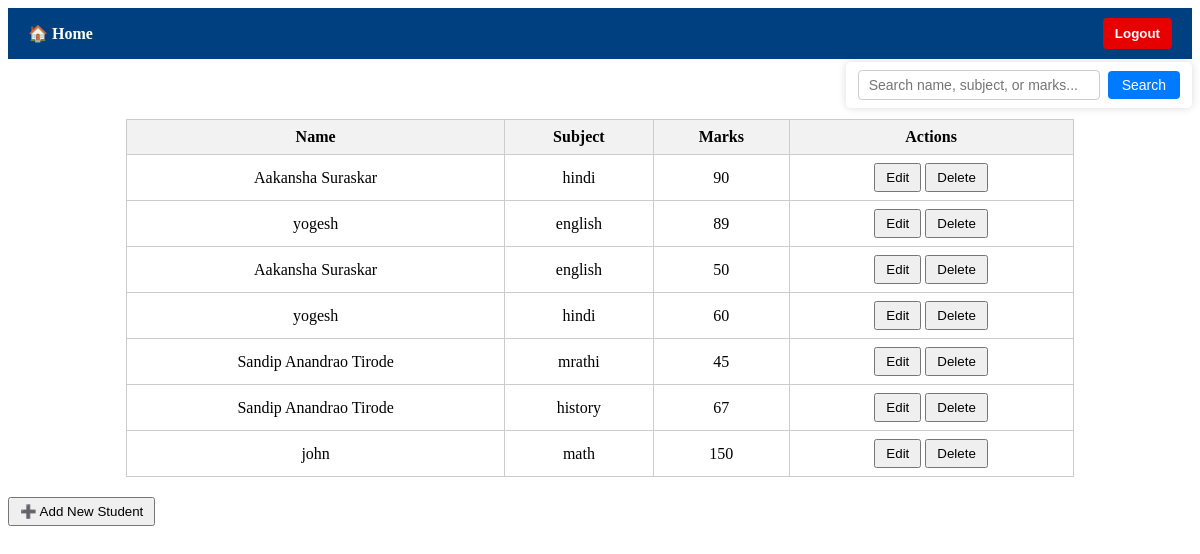
The app's page /home (signed in), older data.
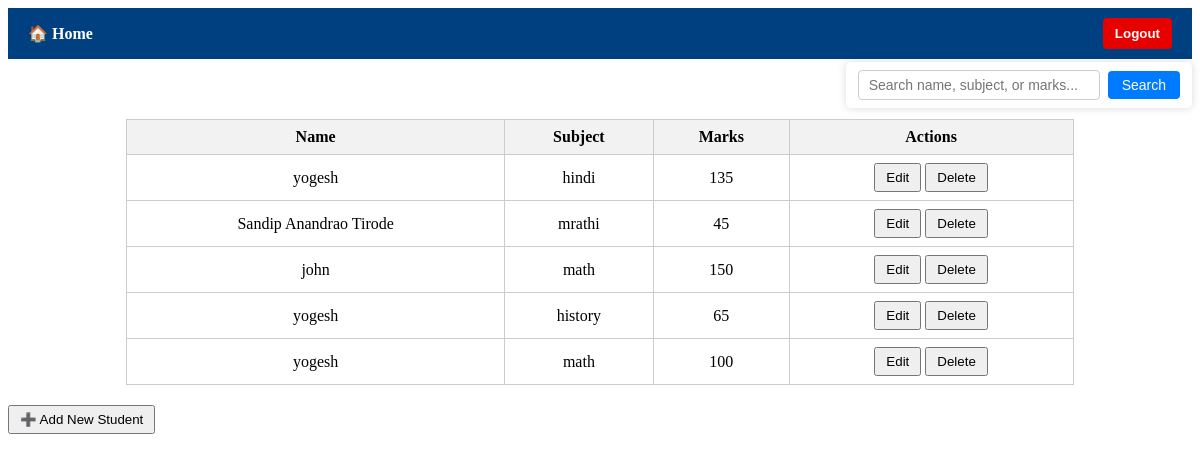
The same page, newer data.
### tables this page shows
CREATE TABLE students (
            id INTEGER PRIMARY KEY AUTOINCREMENT,
            name TEXT NOT NULL,
            subject TEXT NOT NULL,
            marks INTEGER NOT NULL
        );

### app/routes.py (the view)
@main.route('/home')
def home():
    if 'user_id' not in session:
        return redirect(url_for('main.index'))
    students = get_all_students()
    return render_template('student.html', students=students)

### app/db.py (called while the page is built)
def get_db_path():
    return 'test_portal.db' if os.environ.get('TESTING') == '1' else 'portal.db'

def get_db_connection():
    conn = sqlite3.connect(get_db_path())
    conn.row_factory = sqlite3.Row
    return conn

def get_all_students():
    conn = get_db_connection()
    c = conn.cursor()
    c.execute("SELECT id, name, subject, marks FROM students")
    students = c.fetchall()
    conn.close()
    return students

### app/templates/student.html (shortened to what this page needs)
<!DOCTYPE html>
<html lang="en">
<head>
    <link rel="stylesheet" href="{{ url_for('static', filename='css/style.css') }}" />
</head>
<body>
    {% include 'navbar.html' %}
    <div class="search-container">
       <input type="text" id="searchInput" placeholder="Search name, subject, or marks..." />
       <button id="searchBtn">Search</button>
    </div>
    <div class="table-container">
          <table id="studentsTable">
        <thead>
            <tr>
                <th>Name</th>
                <th>Subject</th>
                <th>Marks</th>
                <th>Actions</th>
            </tr>
        </thead>
        <tbody>
            {% for student in students %}
            <tr data-id="{{ student[0] }}">
                <td class="name">{{ student[1] }}</td>
                <td class="subject">{{ student[2] }}</td>
                <td class="marks">{{ student[3] }}</td>
                <td>
                    <button class="editBtn">Edit</button>
                    <button class="deleteBtn">Delete</button>
                </td>
            </tr>
            {% endfor %}
        </tbody>
    </table>
    </div>
    <div style="text-align:left;">
        <button onclick="openModal()">➕ Add New Student</button>
    </div>
</body>
</html>

### app/templates/navbar.html (shortened to what this page needs)
<nav class="navbar">
    <div class="nav-left">
        <a href="/main_home" class="nav-link">🏠 Home</a>
    </div>
    <div class="nav-right">
        <form method="POST" action="/logout" style="margin: 0;">
            <button type="submit" class="logout-btn">Logout</button>
        </form>
    </div>
</nav>

### app/static/css/style.css (style rules this page uses)
table { border-collapse: collapse; width: 80%; margin: 20px auto; }
th, td { border: 1px solid #ccc; padding: 8px; text-align: center; }
th { background-color: #f2f2f2; }
input[type=text], input[type=number] { width: 90%; }
button { cursor: pointer; padding: 5px 10px; }
.search-container { position: fixed; top: 62px; right: 8px; background: white; padding: 8px 12px; border-radius: 5px; box-shadow: 0 0 8px rgba(0, 0, 0, 0.15); display: flex; align-items: center; gap: 8px; z-index: 9999; }
.search-container input[type="text"] { padding: 6px 10px; font-size: 14px; border: 1px solid #ccc; border-radius: 4px; width: 220px; }
.search-container button { padding: 6px 14px; font-size: 14px; background-color: #007bff; border: none; color: white; border-radius: 4px; cursor: pointer; transition: background-color 0.3s ease; }
.table-container { margin-top: 60px; }

### app/templates/navbar.html (style rules this page uses)
.navbar { background-color: #004080; color: white; padding: 10px 20px; display: flex; justify-content: space-between; align-items: center; position: sticky; top: 0; z-index: 1001; }
.nav-link { color: white; text-decoration: none; font-weight: bold; }
.logout-btn { background-color: #e60000; border: none; color: white; padding: 8px 12px; font-weight: bold; cursor: pointer; border-radius: 4px; }

Row changes from the older to the newer data that the page shows:
removed students: name "Aakansha Suraskar", subject "hindi", marks "90"
removed students: name "yogesh", subject "english", marks "89"
removed students: name "Aakansha Suraskar", subject "english", marks "50"
removed students: name "Sandip Anandrao Tirode", subject "history", marks "67"
changed students "hindi": marks "60" → "135"
added students: name "yogesh", subject "history", marks "65"
added students: name "yogesh", subject "math", marks "100"
